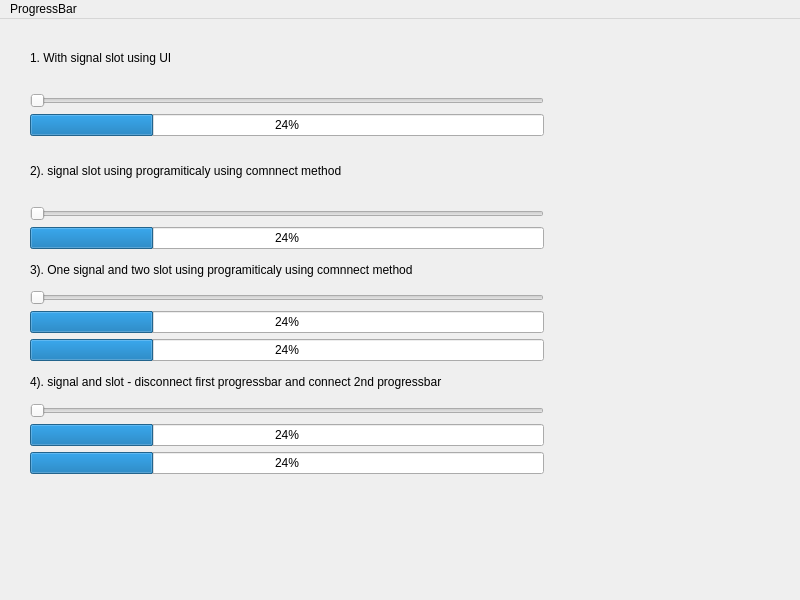
<?xml version="1.0" encoding="UTF-8"?>
<ui version="4.0">
 <class>MainWindow</class>
 <widget class="QMainWindow" name="MainWindow">
  <property name="geometry">
   <rect>
    <x>0</x>
    <y>0</y>
    <width>800</width>
    <height>600</height>
   </rect>
  </property>
  <property name="windowTitle">
   <string>MainWindow</string>
  </property>
  <widget class="QWidget" name="centralwidget">
   <widget class="QWidget" name="">
    <property name="geometry">
     <rect>
      <x>30</x>
      <y>10</y>
      <width>514</width>
      <height>445</height>
     </rect>
    </property>
    <layout class="QVBoxLayout" name="verticalLayout_9">
     <item>
      <layout class="QVBoxLayout" name="verticalLayout_3">
       <item>
        <widget class="QLabel" name="label">
         <property name="text">
          <string>1. With signal slot using UI</string>
         </property>
        </widget>
       </item>
       <item>
        <layout class="QVBoxLayout" name="verticalLayout">
         <item>
          <widget class="QSlider" name="horizontalSlider">
           <property name="orientation">
            <enum>Qt::Orientation::Horizontal</enum>
           </property>
          </widget>
         </item>
         <item>
          <widget class="QProgressBar" name="progressBar">
           <property name="value">
            <number>24</number>
           </property>
          </widget>
         </item>
        </layout>
       </item>
      </layout>
     </item>
     <item>
      <layout class="QVBoxLayout" name="verticalLayout_4">
       <item>
        <widget class="QLabel" name="label_2">
         <property name="text">
          <string>2). signal slot using programiticaly using comnnect method</string>
         </property>
        </widget>
       </item>
       <item>
        <layout class="QVBoxLayout" name="verticalLayout_2">
         <item>
          <widget class="QSlider" name="horizontalSlider_2">
           <property name="orientation">
            <enum>Qt::Orientation::Horizontal</enum>
           </property>
          </widget>
         </item>
         <item>
          <widget class="QProgressBar" name="progressBar_2">
           <property name="value">
            <number>24</number>
           </property>
          </widget>
         </item>
        </layout>
       </item>
      </layout>
     </item>
     <item>
      <layout class="QVBoxLayout" name="verticalLayout_5">
       <item>
        <widget class="QLabel" name="label_3">
         <property name="text">
          <string>3). One signal and two slot using programiticaly using comnnect method</string>
         </property>
        </widget>
       </item>
       <item>
        <widget class="QSlider" name="HSLIDER_3">
         <property name="orientation">
          <enum>Qt::Orientation::Horizontal</enum>
         </property>
        </widget>
       </item>
       <item>
        <layout class="QVBoxLayout" name="verticalLayout_6">
         <item>
          <widget class="QProgressBar" name="PBAR_3">
           <property name="value">
            <number>24</number>
           </property>
          </widget>
         </item>
         <item>
          <widget class="QProgressBar" name="PBAR_4">
           <property name="value">
            <number>24</number>
           </property>
          </widget>
         </item>
        </layout>
       </item>
      </layout>
     </item>
     <item>
      <layout class="QVBoxLayout" name="verticalLayout_7">
       <item>
        <widget class="QLabel" name="label_4">
         <property name="text">
          <string>4). signal and slot - disconnect first progressbar and connect 2nd progressbar</string>
         </property>
        </widget>
       </item>
       <item>
        <layout class="QVBoxLayout" name="verticalLayout_8">
         <item>
          <widget class="QSlider" name="Hori_Slider">
           <property name="orientation">
            <enum>Qt::Orientation::Horizontal</enum>
           </property>
          </widget>
         </item>
         <item>
          <widget class="QProgressBar" name="Progrss_Bar_1">
           <property name="value">
            <number>24</number>
           </property>
          </widget>
         </item>
         <item>
          <widget class="QProgressBar" name="Progrss_Bar_2">
           <property name="value">
            <number>24</number>
           </property>
          </widget>
         </item>
        </layout>
       </item>
      </layout>
     </item>
    </layout>
   </widget>
  </widget>
  <widget class="QMenuBar" name="menubar">
   <property name="geometry">
    <rect>
     <x>0</x>
     <y>0</y>
     <width>800</width>
     <height>26</height>
    </rect>
   </property>
   <widget class="QMenu" name="menuProgressBar">
    <property name="title">
     <string>ProgressBar</string>
    </property>
    <addaction name="actionSlider"/>
   </widget>
   <addaction name="menuProgressBar"/>
  </widget>
  <action name="actionSlider">
   <property name="text">
    <string>Slider</string>
   </property>
  </action>
 </widget>
 <resources/>
 <connections>
  <connection>
   <sender>horizontalSlider</sender>
   <signal>valueChanged(int)</signal>
   <receiver>progressBar</receiver>
   <slot>setValue(int)</slot>
   <hints>
    <hint type="sourcelabel">
     <x>153</x>
     <y>167</y>
    </hint>
    <hint type="destinationlabel">
     <x>148</x>
     <y>223</y>
    </hint>
   </hints>
  </connection>
 </connections>
</ui>
